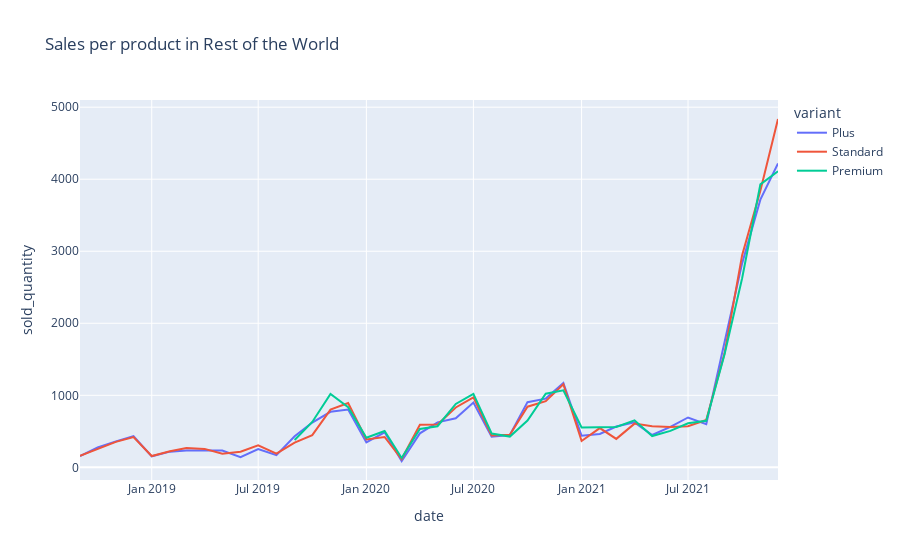

This figure's notebook cell:
### Code cell
sales_per_month = werewolf_sales_row.groupby(['date', 'variant'])['sold_quantity'].sum().reset_index()
sales_per_month

fig = px.line(sales_per_month,
              x="date", y="sold_quantity",title='Sales per product in Rest of the World', color='variant'
               )
fig.show()

### Figure 1 — Plotly figure (JSON) as saved in the notebook; plotly's stock layout.template omitted (floating-point values rounded to 4 significant figures)
{"data": [{"hovertemplate": "variant=Plus<br>date=%{x}<br>sold_quantity=%{y}<extra></extra>", "legendgroup": "Plus", "line": {"color": "#636efa", "dash": "solid"}, "marker": {"symbol": "circle"}, "mode": "lines", "name": "Plus", "orientation": "v", "showlegend": true, "type": "scatter", "x": ["2018-09-01", "2018-10-01", "2018-11-01", "2018-12-01", "2019-01-01", "2019-02-01", "2019-03-01", "2019-04-01", "2019-05-01", "2019-06-01", "2019-07-01", "2019-08-01", "2019-09-01", "2019-10-01", "2019-11-01", "2019-12-01", "2020-01-01", "2020-02-01", "2020-03-01", "2020-04-01", "2020-05-01", "2020-06-01", "2020-07-01", "2020-08-01", "2020-09-01", "2020-10-01", "2020-11-01", "2020-12-01", "2021-01-01", "2021-02-01", "2021-03-01", "2021-04-01", "2021-05-01", "2021-06-01", "2021-07-01", "2021-08-01", "2021-09-01", "2021-10-01", "2021-11-01", "2021-12-01"], "xaxis": "x", "y": [156, 275, 360, 432, 153, 218, 234, 232, 234, 142, 255, 169, 431, 622, 771, 802, 347, 487, 88, 472, 624, 681, 900, 426, 449, 905, 954, 1170, 439, 464, 566, 624, 449, 562, 692, 598, 1746, 2832, 3716, 4219], "yaxis": "y"}, {"hovertemplate": "variant=Standard<br>date=%{x}<br>sold_quantity=%{y}<extra></extra>", "legendgroup": "Standard", "line": {"color": "#EF553B", "dash": "solid"}, "marker": {"symbol": "circle"}, "mode": "lines", "name": "Standard", "orientation": "v", "showlegend": true, "type": "scatter", "x": ["2018-09-01", "2018-10-01", "2018-11-01", "2018-12-01", "2019-01-01", "2019-02-01", "2019-03-01", "2019-04-01", "2019-05-01", "2019-06-01", "2019-07-01", "2019-08-01", "2019-09-01", "2019-10-01", "2019-11-01", "2019-12-01", "2020-01-01", "2020-02-01", "2020-03-01", "2020-04-01", "2020-05-01", "2020-06-01", "2020-07-01", "2020-08-01", "2020-09-01", "2020-10-01", "2020-11-01", "2020-12-01", "2021-01-01", "2021-02-01", "2021-03-01", "2021-04-01", "2021-05-01", "2021-06-01", "2021-07-01", "2021-08-01", "2021-09-01", "2021-10-01", "2021-11-01", "2021-12-01"], "xaxis": "x", "y": [160, 253, 353, 420, 157, 222, 267, 256, 189, 216, 306, 189, 344, 447, 802, 894, 387, 421, 115, 591, 596, 831, 971, 443, 453, 842, 919, 1154, 366, 545, 395, 607, 571, 560, 571, 658, 1579, 2946, 3841, 4836], "yaxis": "y"}, {"hovertemplate": "variant=Premium<br>date=%{x}<br>sold_quantity=%{y}<extra></extra>", "legendgroup": "Premium", "line": {"color": "#00cc96", "dash": "solid"}, "marker": {"symbol": "circle"}, "mode": "lines", "name": "Premium", "orientation": "v", "showlegend": true, "type": "scatter", "x": ["2019-09-01", "2019-10-01", "2019-11-01", "2019-12-01", "2020-01-01", "2020-02-01", "2020-03-01", "2020-04-01", "2020-05-01", "2020-06-01", "2020-07-01", "2020-08-01", "2020-09-01", "2020-10-01", "2020-11-01", "2020-12-01", "2021-01-01", "2021-02-01", "2021-03-01", "2021-04-01", "2021-05-01", "2021-06-01", "2021-07-01", "2021-08-01", "2021-09-01", "2021-10-01", "2021-11-01", "2021-12-01"], "xaxis": "x", "y": [379, 630, 1020, 835, 410, 504, 130, 533, 571, 880, 1021, 470, 427, 649, 1022, 1070, 553, 554, 560, 653, 434, 506, 612, 646, 1567, 2626, 3929, 4110], "yaxis": "y"}], "layout": {"legend": {"title": {"text": "variant"}, "tracegroupgap": 0}, "title": {"text": "Sales per product in Rest of the World"}, "xaxis": {"anchor": "y", "domain": [0, 1], "title": {"text": "date"}}, "yaxis": {"anchor": "x", "domain": [0, 1], "title": {"text": "sold_quantity"}}}}
